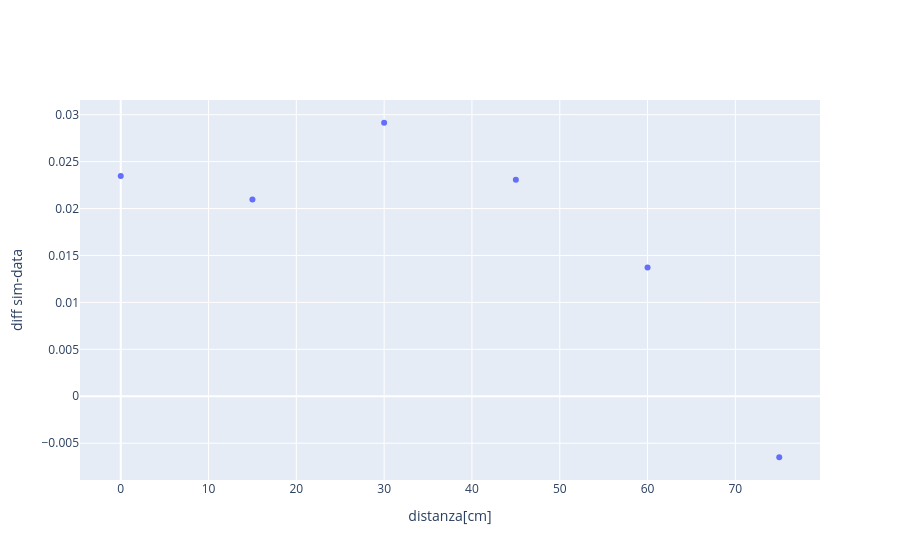

Write notebook code for a chart like this one.
### Markdown cell above
## Diff

### Code cell
fig = go.Figure()

fig.add_trace( go.Scatter( x = sim_G['Mx'] , y = -(((df_G[' pgm_triple'])/(df_G[' pm_doppie'])) - ((sim_G['triple'].to_numpy())/(sim_G['doppie'].to_numpy()))) , mode = 'markers' , name = 'G'))

fig.update_xaxes( title_text = 'distanza[cm]')
fig.update_yaxes( title_text = 'diff sim-data')
fig.show()

### Figure 1 — Plotly figure (JSON) as saved in the notebook; plotly's stock layout.template omitted (floating-point values rounded to 4 significant figures)
{"data": [{"mode": "markers", "name": "G", "type": "scatter", "x": [0, 15, 30, 45, 60, 75], "y": [0.02346, 0.02097, 0.02914, 0.02306, 0.01373, -0.006498]}], "layout": {"xaxis": {"title": {"text": "distanza[cm]"}}, "yaxis": {"title": {"text": "diff sim-data"}}}}
